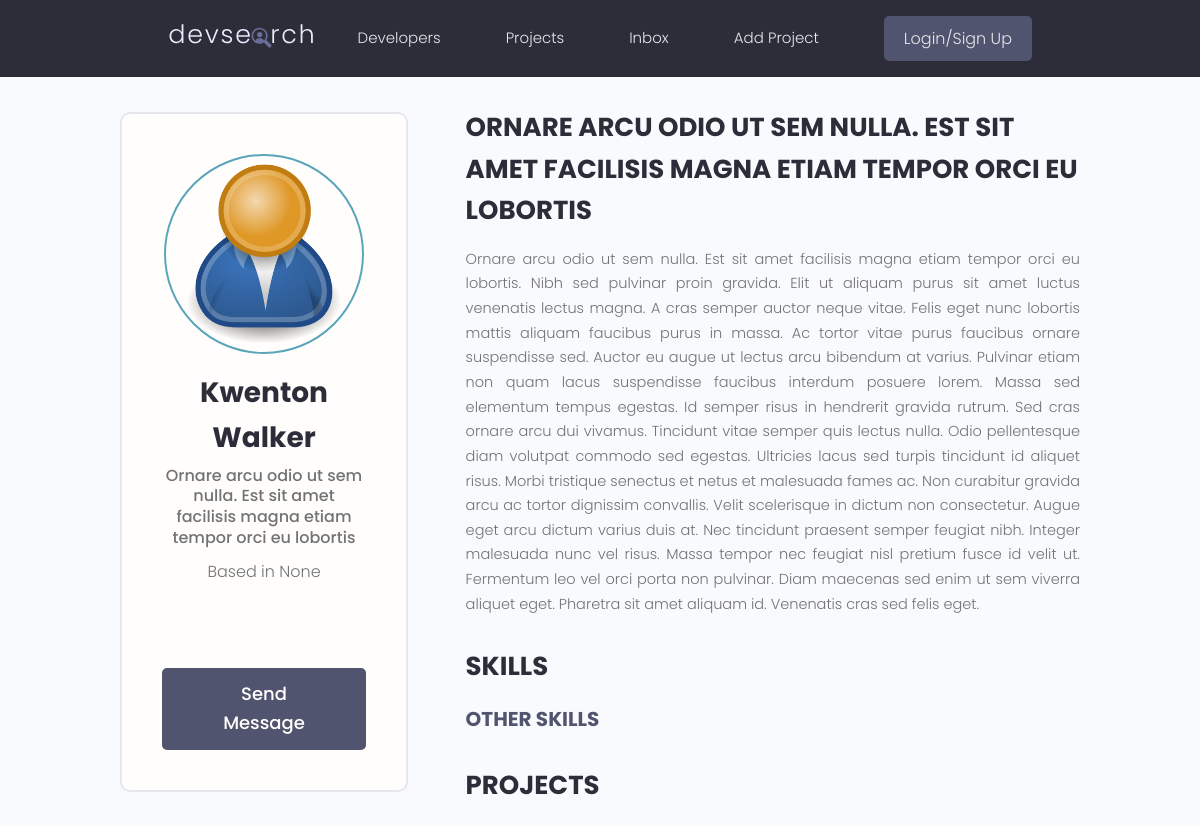
The app's page /profile/fd55d833-7e49-4643-b101-084d9fa8190d/ (upper part), older data.
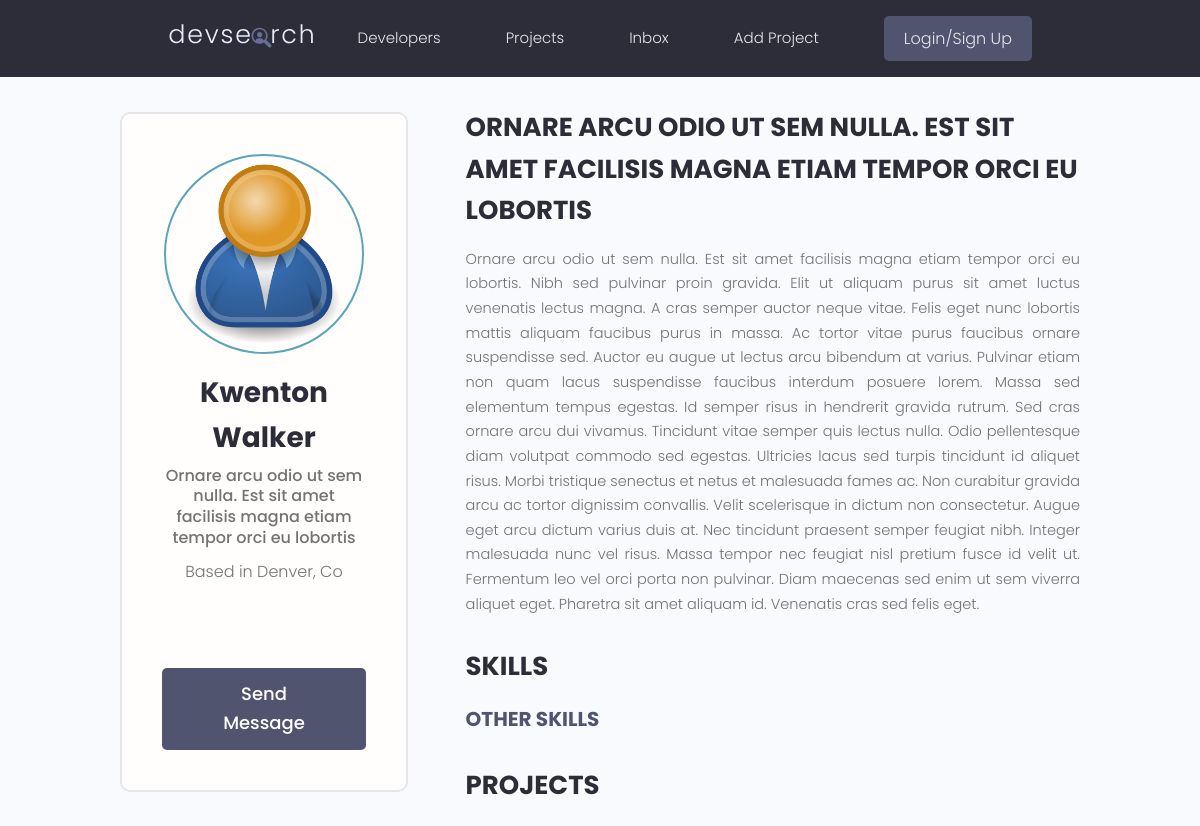
The same page, newer data.
### users/models.py (models this page shows, shortened)
class Profile(models.Model):
    id = models.UUIDField(default=uuid.uuid4, unique=True, primary_key=True, editable=False)
    name = models.CharField(max_length=128, blank=True, null=True)
    username = models.CharField(max_length=128, blank=True, null=True)
    location = models.CharField(max_length=128, blank=True, null=True)
    email = models.EmailField(max_length=128, blank=True, null=True)
    intro = models.CharField(max_length=128, blank=True, null=True)
    bio = models.TextField()
    profile_image = models.ImageField(null=True, blank=True, upload_to='profiles/', default='profiles/user-default.png')
    social_github = models.CharField(max_length=128, blank=True, null=True)
    social_twitter = models.CharField(max_length=128, blank=True, null=True)
    social_linkedin = models.CharField(max_length=128, blank=True, null=True)
    social_youtube = models.CharField(max_length=128, blank=True, null=True)
    social_website = models.CharField(max_length=128, blank=True, null=True)
    user = models.OneToOneField(User, on_delete=models.CASCADE, null=True, blank=True)

### users/views.py (the view)
# urls.py: path('profile/<str:pk>/', views.user_profile, name='user-profile'),
def user_profile(request, pk):
    profile = Profile.objects.get(id=pk)
    skills_desc = profile.skill_set.exclude(description__exact='')  # filtering out skills w/o a description
    skills_no_desc = profile.skill_set.filter(description='')  # getting every skill with an empty description
    context = {'profile': profile, 'skills_desc': skills_desc, 'skills_no_desc': skills_no_desc}
    return render(request, 'users/user-profile.html', context)

### projects/models.py (called while the page is built)
    def __str__(self):
        return f'{self.name}'

### users/templates/users/user-profile.html (shortened to what this page needs)
{% extends 'base.html' %}
{% block content %}
    <main class="profile my-md">
        <div class="container">
            <div class="layout">
                <div class="column column--1of3">
                    <div class="card text-center">
                        <div class="card__body dev">
                            <img class="avatar avatar--xl" src="{{ profile.profile_image.url }}" alt="no-picture"/>
                            <h2 class="dev__name">{{ profile.name }}</h2>
                            <p class="dev__title">{{ profile.intro }}</p>
                            <p class="dev__location">Based in {{ profile.location }}</p>
                            <ul class="dev__social">
                            </ul>
                            <a href="#" class="btn btn--sub btn--lg">Send Message </a>
                        </div>
                    </div>
                </div>
                <div class="column column--2of3">
                    <div class="devInfo">
                        <h3 class="devInfo__title">{{ profile.intro }}</h3>
                        <p class="devInfo__about">{{ profile.bio }}</p>
                    </div>
                    <div class="devInfo">
                        <h3 class="devInfo__title">Skills</h3>
                        <div class="devInfo__skills">
                            <h3 class="devInfo__subtitle">Other Skills</h3>
                        </div>
                    </div>
                    <div class="devInfo">
                        <h3 class="devInfo__title">Projects</h3>
                        <div class="grid grid--two">
                            {% for project in profile.project_set.all %}
                                <div class="column">
                                </div>
                            {% endfor %}
                        </div>
                    </div>
                </div>
            </div>
        </div>
    </main>
{% endblock content %}

Row changes from the older to the newer data that the page shows:
changed Profile "Kwenton Walker": location "None" → "Denver, Co"
